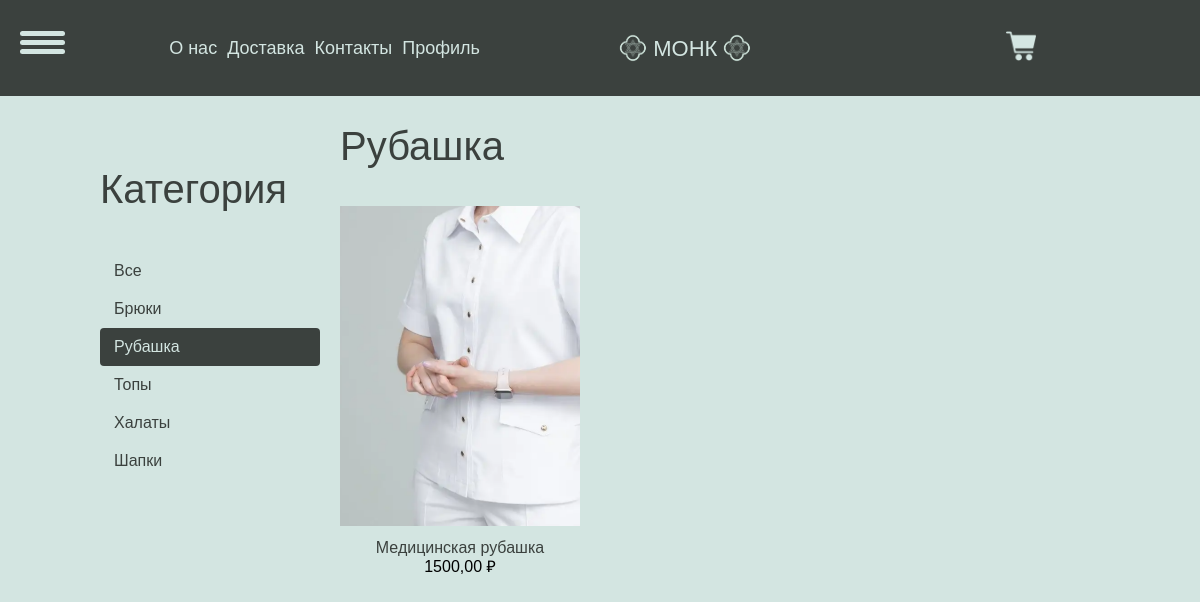
Page /rubashka/ on the committed database.
### myshop/models.py (models this page shows, shortened)
class Category(models.Model):
    name = models.CharField(max_length=100, db_index=True)
    slug = models.SlugField(max_length=100, unique=True)
    class Meta:
        ordering = ('name',)
        verbose_name = 'Категория'
        verbose_name_plural = 'Категории'
    def get_absolute_url(self):
        return reverse('myshop:product_list_by_category', args=[self.slug])

class Product(models.Model):
    category = models.ForeignKey(Category,
                                 related_name='products',
                                 on_delete=models.CASCADE)
    name = models.CharField(max_length=150, db_index=True)
    slug = models.CharField(max_length=150, db_index=True, unique=True)
    color = models.ForeignKey(Color,
                              related_name='products',
                              on_delete=models.CASCADE)
    gender = models.ForeignKey(Gender,
                               related_name='products',
                               on_delete=models.CASCADE
                               )
    image = models.ImageField(upload_to=f'media/products/%Y/%m/%d', blank=True)
    description = models.TextField(max_length=1000, blank=True)
    price = models.DecimalField(max_digits=10, decimal_places=2)
    available = models.BooleanField(default=True)
    created = models.DateTimeField(auto_now_add=True)
    uploaded = models.DateTimeField(auto_now=True)
    class Meta:
        ordering = ('name',)
        verbose_name = 'Товар'
        verbose_name_plural = 'Товары'
        index_together = (('id', 'slug'),)
    def get_absolute_url(self):
        return reverse('myshop:product_detail', args=[self.id, self.slug])

### myshop/views.py (the view)
# urls.py: path('', views.product_list, name='product_list'),
def product_list(request, category_slug=None):
    category = None
    categories = Category.objects.all()
    products = Product.objects.filter(available=True)
    if category_slug:
        category = get_object_or_404(Category, slug=category_slug)
        products = products.filter(category=category)
    return render(request, 'shop/product/list.html',
                  {
                      'category': category,
                      'categories': categories,
                      'products': products
                  })

### cart/cart.py (called while the page is built)
    def __len__(self):
        return sum(item['quantity'] for item in self.cart.values())

### cart/context_processors.py (called while the page is built)
def cart(request):
    return {'cart': Cart(request)}

### myshop/templates/shop/product/list.html (shortened to what this page needs)
{% extends "shop/base2.html" %}
{% load static %}
{% block content %}
<div id="sidebar">
<h3>Категория</h3>
<ul>
<li {% if not category %}class="selected"{% endif %}>
<a href="{% url 'shop:product_list' %}">Все</a>
</li>
    {% for c in categories %}
    <li {% if category.slug == c.slug %}class="selected" {% endif %}>
    <a href="{{ c.get_absolute_url }}">{{ c.name }}</a>
    </li>
{% endfor %}
</ul>
</div>
<div id="main" class="product-list">
<h1>{% if category %}{{ category.name }}{% else %}Товары{% endif %}</h1>
{% for product in products %}
<div class="item">
<a href="{{ product.get_absolute_url }}">
    <img src="{% if product.image %}{{ product.image.url }}{%else %}{% static 'img/no_image.png' %}{% endif %}">
</a>
<a href="{{ product.get_absolute_url }}">{{ product.name }}</a>
<br>
{{ product.price }} ₽
</div>
{% endfor %}
</div>
{% endblock %}

### myshop/static/css/base.css (style rules this page uses)
body { margin:0; padding:0; font-family:helvetica, sans-serif; background-color: rgb(211, 229, 225); }
h1, h2, h3, h4, h5 , h6 { font-family: 'Ubuntu', sans-serif; font-weight:normal; font-size: clamp(10px, 5vw, 40px); }
a { text-decoration:none; color:#5993bb; }
#sidebar { width:220px; padding:30px 20px 0 0; float:left; }
#sidebar h3 { color: rgb(59, 65, 62); }
.product-list h1 { color: rgb(59, 65, 62); }
.product-list a { color: rgb(59, 65, 62); }
#sidebar ul { margin:0; padding:0; }
#sidebar ul li { margin:0; list-style:none; padding:10px 14px; }
#sidebar ul li a { display:block; color: rgb(59, 65, 62); }
#sidebar ul li.selected { background:#3b413e; border-radius:4px; }
#sidebar ul li.selected a { color:rgb(211, 229, 225); }
#main { float:left; width: 96%; margin-right:-220px; overflow:hidden; }
.product-list .item { width:25%; padding:10px 20px 10px 0; float:left; text-align:center; line-height:1.2; }
.product-list .item img { width:100%; margin-bottom:8px; }

### rows in the picture
Category: name "Брюки"
Category: name "Рубашка"
Category: name "Топы"
Category: name "Халаты"
Category: name "Шапки"
Product: image (picture), name "Медицинская рубашка", price "1500,00"
